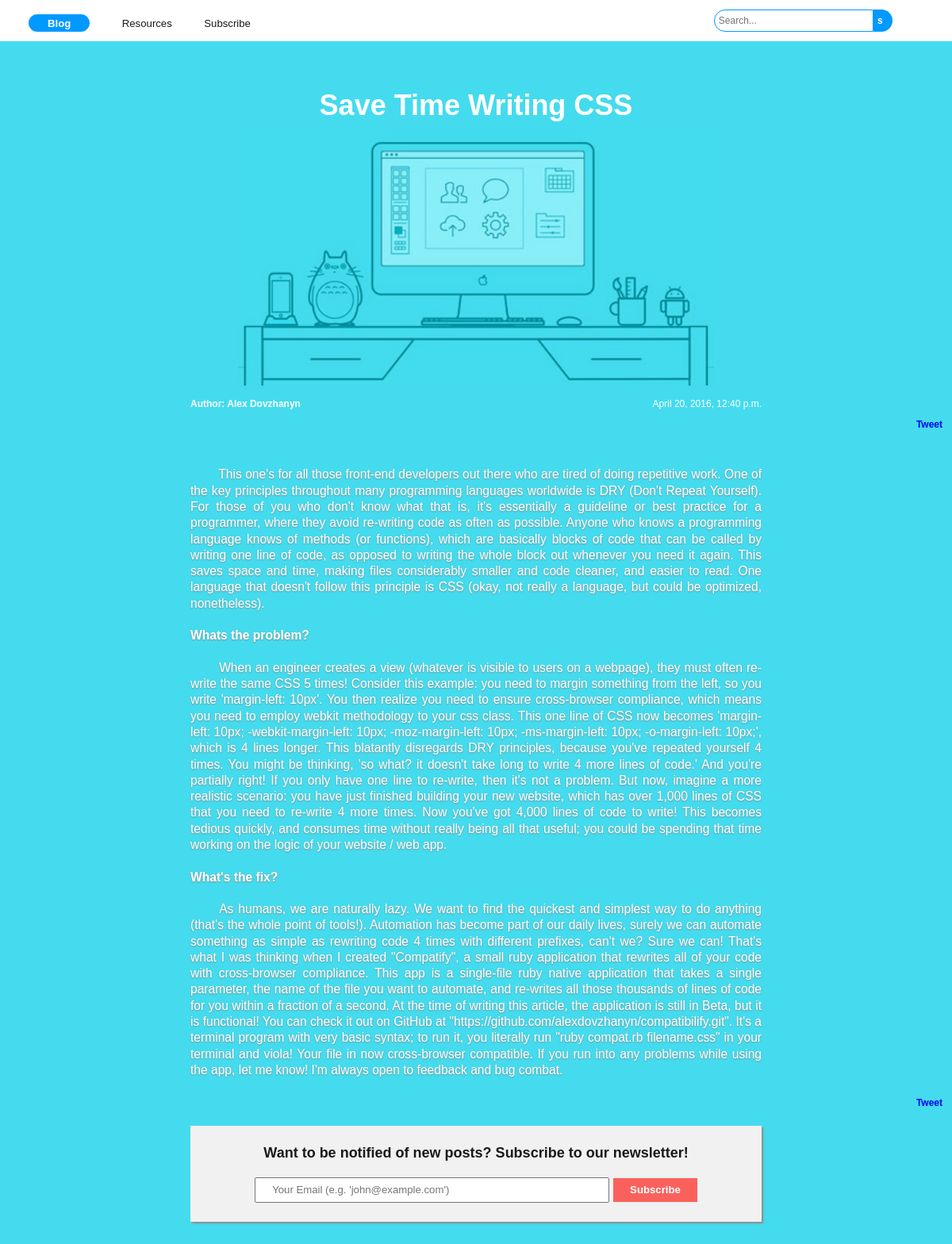
The app's page /save-time-writing-css with its own data.
### articles/models/articles_model.py (models this page shows)
class Article(models.Model):
    id = models.AutoField(primary_key=True)
    title = models.CharField(max_length=256, null=False)
    author = models.CharField(max_length=128, null=False)
    slug = models.SlugField(unique=True)
    content = models.TextField(null=False)
    primary_color = models.CharField(max_length=128, null=True, default='None')
    image = models.ImageField(upload_to='images',default='data.png')
    image_alt = models.CharField(max_length=128, default="image")
    published_date = models.DateTimeField(auto_now_add=True)
    last_saved = models.DateTimeField(auto_now=True)

### articles/views.py (the view)
# urls.py: url(r'^(?P<slug>[-\w]+)', ArticleView.as_view()),
class ArticleView(View):
    template_name = 'article.html'
    def get(self, request, **kwargs):
        print kwargs
        article = Article.objects.get(slug=kwargs['slug'])
        return render(request, self.template_name, {'article':article})

### articles/templates/article.html (shortened to what this page needs)
<!DOCTYPE html>
<html lang="en">
  <head>
    <link href="../static/css/article.css" rel="stylesheet" type="text/css">
  </head>
  <body style="background-color: {{article.primary_color}};">
    <div id="navigation">
      <a href="/" class="navigationLink" id="activeLink">Blog</a>
      <a href="/resources" class="navigationLink">Resources</a>
      <a href="/subscribe" class="navigationLink">Subscribe</a>
      <form method="GET" action="/search" id="searchContainer">
        <input type="text" placeholder="Search..." name="search" id="searchBox">
        <input type="submit" value="s" id="submit">
      </form>
    </div>
    <h1 id="articleTitle">{{article.title}}</h1>
    <img src="media/{{article.image}}" id="articleImage"/>
    <div id="metaContainer">
      <p id="articleAuthor">Author: {{article.author}}</p>
      <p id="articleDate">{{article.published_date}}</p>
    </div>
    <a href="https://twitter.com/share" class="twitter-share-button" data-hashtags="blogpost">Tweet</a>
    <p id="articleContent">{{article.content|safe}}</p>
    <a href="https://twitter.com/share" class="twitter-share-button" data-hashtags="blogpost">Tweet</a>
    <form id="subscribeContainer" method="POST" action="">
      <h1 id="subscribeHeader">Want to be notified of new posts? Subscribe to our newsletter!</h1>
      <input type="text" name="email" id="email" placeholder="Your Email (e.g. 'john@example.com')">
      <input type="submit" value="Subscribe" id="subscribe">
    </form>
  </body>
</html>

### records on screen
Article: title "Save Time Writing CSS", image (picture), author "Alex Dovzhanyn", published_date "April 20, 2016, 12:40 p.m.", content "This one's for all those front-end developers out there who are tired of doing repetitive work. One of the key principles throughout many programming languages worldwide is DRY (Don't Repeat Yourself). For those of you who don't know what that is, it's essentially a guideline or best practice for a programmer, where they avoid re-writing code as often as possible. Anyone who knows a programming language knows of methods (or functions), which are basically blocks of code that can be called by writing one line of code, as opposed to writing the whole block out whenever you need it again. This saves space and time, making files considerably smaller and code cleaner, and easier to read. One…"
